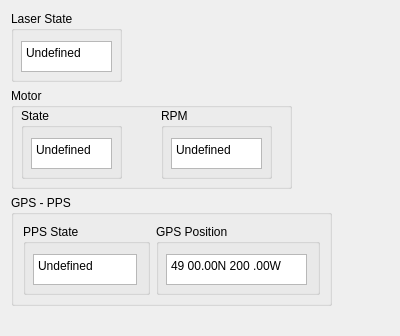
       <widget class="QWidget" name="tab_Status">
        <attribute name="title">
         <string>Status</string>
        </attribute>
        <layout class="QFormLayout" name="formLayout_5">
         <property name="fieldGrowthPolicy">
          <enum>QFormLayout::AllNonFixedFieldsGrow</enum>
         </property>
         <item row="0" column="1">
          <spacer name="horizontalSpacer">
           <property name="orientation">
            <enum>Qt::Horizontal</enum>
           </property>
           <property name="sizeHint" stdset="0">
            <size>
             <width>261</width>
             <height>70</height>
            </size>
           </property>
          </spacer>
         </item>
         <item row="1" column="0" colspan="2">
          <layout class="QFormLayout" name="formLayout_3">
           <property name="fieldGrowthPolicy">
            <enum>QFormLayout::AllNonFixedFieldsGrow</enum>
           </property>
           <item row="0" column="0">
            <widget class="QGroupBox" name="groupBox">
             <property name="sizePolicy">
              <sizepolicy hsizetype="Minimum" vsizetype="Fixed">
               <horstretch>0</horstretch>
               <verstretch>0</verstretch>
              </sizepolicy>
             </property>
             <property name="minimumSize">
              <size>
               <width>281</width>
               <height>101</height>
              </size>
             </property>
             <property name="maximumSize">
              <size>
               <width>281</width>
               <height>101</height>
              </size>
             </property>
             <property name="title">
              <string>Motor</string>
             </property>
             <widget class="QGroupBox" name="groupBox_2">
              <property name="geometry">
               <rect>
                <x>10</x>
                <y>20</y>
                <width>101</width>
                <height>71</height>
               </rect>
              </property>
              <property name="sizePolicy">
               <sizepolicy hsizetype="Fixed" vsizetype="Fixed">
                <horstretch>0</horstretch>
                <verstretch>0</verstretch>
               </sizepolicy>
              </property>
              <property name="title">
               <string>State</string>
              </property>
              <widget class="QTextEdit" name="textEdit_motor_state">
               <property name="geometry">
                <rect>
                 <x>10</x>
                 <y>30</y>
                 <width>81</width>
                 <height>31</height>
                </rect>
               </property>
               <property name="sizePolicy">
                <sizepolicy hsizetype="Fixed" vsizetype="Fixed">
                 <horstretch>0</horstretch>
                 <verstretch>0</verstretch>
                </sizepolicy>
               </property>
               <property name="readOnly">
                <bool>true</bool>
               </property>
               <property name="html">
                <string>&lt;!DOCTYPE HTML PUBLIC &quot;-//W3C//DTD HTML 4.0//EN&quot; &quot;http://www.w3.org/TR/REC-html40/strict.dtd&quot;&gt;
&lt;html&gt;&lt;head&gt;&lt;meta name=&quot;qrichtext&quot; content=&quot;1&quot; /&gt;&lt;style type=&quot;text/css&quot;&gt;
p, li { white-space: pre-wrap; }
&lt;/style&gt;&lt;/head&gt;&lt;body style=&quot; font-family:'Sans Serif'; font-size:9pt; font-weight:400; font-style:normal;&quot;&gt;
&lt;p style=&quot; margin-top:0px; margin-bottom:0px; margin-left:0px; margin-right:0px; -qt-block-indent:0; text-indent:0px;&quot;&gt;Undefined&lt;/p&gt;&lt;/body&gt;&lt;/html&gt;</string>
               </property>
              </widget>
             </widget>
             <widget class="QGroupBox" name="groupBox_3">
              <property name="geometry">
               <rect>
                <x>150</x>
                <y>20</y>
                <width>111</width>
                <height>71</height>
               </rect>
              </property>
              <property name="sizePolicy">
               <sizepolicy hsizetype="Fixed" vsizetype="Fixed">
                <horstretch>0</horstretch>
                <verstretch>0</verstretch>
               </sizepolicy>
              </property>
              <property name="title">
               <string>RPM</string>
              </property>
              <widget class="QTextEdit" name="textEdit_motor_rpm">
               <property name="geometry">
                <rect>
                 <x>10</x>
                 <y>30</y>
                 <width>91</width>
                 <height>31</height>
                </rect>
               </property>
               <property name="readOnly">
                <bool>true</bool>
               </property>
               <property name="html">
                <string>&lt;!DOCTYPE HTML PUBLIC &quot;-//W3C//DTD HTML 4.0//EN&quot; &quot;http://www.w3.org/TR/REC-html40/strict.dtd&quot;&gt;
&lt;html&gt;&lt;head&gt;&lt;meta name=&quot;qrichtext&quot; content=&quot;1&quot; /&gt;&lt;style type=&quot;text/css&quot;&gt;
p, li { white-space: pre-wrap; }
&lt;/style&gt;&lt;/head&gt;&lt;body style=&quot; font-family:'Sans Serif'; font-size:9pt; font-weight:400; font-style:normal;&quot;&gt;
&lt;p style=&quot; margin-top:0px; margin-bottom:0px; margin-left:0px; margin-right:0px; -qt-block-indent:0; text-indent:0px;&quot;&gt;Undefined&lt;/p&gt;&lt;/body&gt;&lt;/html&gt;</string>
               </property>
              </widget>
             </widget>
            </widget>
           </item>
          </layout>
         </item>
         <item row="2" column="0" colspan="2">
          <layout class="QFormLayout" name="formLayout_4">
           <item row="0" column="0" colspan="2">
            <widget class="QGroupBox" name="groupBox_GPS_PPS">
             <property name="sizePolicy">
              <sizepolicy hsizetype="Expanding" vsizetype="Fixed">
               <horstretch>0</horstretch>
               <verstretch>0</verstretch>
              </sizepolicy>
             </property>
             <property name="minimumSize">
              <size>
               <width>291</width>
               <height>111</height>
              </size>
             </property>
             <property name="maximumSize">
              <size>
               <width>321</width>
               <height>111</height>
              </size>
             </property>
             <property name="title">
              <string>GPS - PPS</string>
             </property>
             <layout class="QFormLayout" name="formLayout_6">
              <item row="0" column="0">
               <widget class="QGroupBox" name="groupBox_PPS_State">
                <property name="sizePolicy">
                 <sizepolicy hsizetype="Fixed" vsizetype="Fixed">
                  <horstretch>0</horstretch>
                  <verstretch>0</verstretch>
                 </sizepolicy>
                </property>
                <property name="minimumSize">
                 <size>
                  <width>127</width>
                  <height>71</height>
                 </size>
                </property>
                <property name="title">
                 <string>PPS State</string>
                </property>
                <widget class="QTextEdit" name="textEdit_pps_state">
                 <property name="geometry">
                  <rect>
                   <x>10</x>
                   <y>30</y>
                   <width>104</width>
                   <height>31</height>
                  </rect>
                 </property>
                 <property name="sizePolicy">
                  <sizepolicy hsizetype="Fixed" vsizetype="Fixed">
                   <horstretch>0</horstretch>
                   <verstretch>0</verstretch>
                  </sizepolicy>
                 </property>
                 <property name="readOnly">
                  <bool>true</bool>
                 </property>
                 <property name="html">
                  <string>&lt;!DOCTYPE HTML PUBLIC &quot;-//W3C//DTD HTML 4.0//EN&quot; &quot;http://www.w3.org/TR/REC-html40/strict.dtd&quot;&gt;
&lt;html&gt;&lt;head&gt;&lt;meta name=&quot;qrichtext&quot; content=&quot;1&quot; /&gt;&lt;style type=&quot;text/css&quot;&gt;
p, li { white-space: pre-wrap; }
&lt;/style&gt;&lt;/head&gt;&lt;body style=&quot; font-family:'Sans Serif'; font-size:9pt; font-weight:400; font-style:normal;&quot;&gt;
&lt;p style=&quot; margin-top:0px; margin-bottom:0px; margin-left:0px; margin-right:0px; -qt-block-indent:0; text-indent:0px;&quot;&gt;Undefined&lt;/p&gt;&lt;/body&gt;&lt;/html&gt;</string>
                 </property>
                </widget>
               </widget>
              </item>
              <item row="0" column="1">
               <widget class="QGroupBox" name="groupBox_GPS_Position">
                <property name="sizePolicy">
                 <sizepolicy hsizetype="Expanding" vsizetype="Fixed">
                  <horstretch>0</horstretch>
                  <verstretch>0</verstretch>
                 </sizepolicy>
                </property>
                <property name="minimumSize">
                 <size>
                  <width>121</width>
                  <height>71</height>
                 </size>
                </property>
                <property name="maximumSize">
                 <size>
                  <width>500</width>
                  <height>16777215</height>
                 </size>
                </property>
                <property name="title">
                 <string>GPS Position</string>
                </property>
                <widget class="QTextEdit" name="textEdit_gps_position">
                 <property name="geometry">
                  <rect>
                   <x>10</x>
                   <y>30</y>
                   <width>141</width>
                   <height>31</height>
                  </rect>
                 </property>
                 <property name="sizePolicy">
                  <sizepolicy hsizetype="Expanding" vsizetype="Fixed">
                   <horstretch>0</horstretch>
                   <verstretch>0</verstretch>
                  </sizepolicy>
                 </property>
                 <property name="minimumSize">
                  <size>
                   <width>141</width>
                   <height>0</height>
                  </size>
                 </property>
                 <property name="readOnly">
                  <bool>true</bool>
                 </property>
                 <property name="html">
                  <string>&lt;!DOCTYPE HTML PUBLIC &quot;-//W3C//DTD HTML 4.0//EN&quot; &quot;http://www.w3.org/TR/REC-html40/strict.dtd&quot;&gt;
&lt;html&gt;&lt;head&gt;&lt;meta name=&quot;qrichtext&quot; content=&quot;1&quot; /&gt;&lt;style type=&quot;text/css&quot;&gt;
p, li { white-space: pre-wrap; }
&lt;/style&gt;&lt;/head&gt;&lt;body style=&quot; font-family:'Sans Serif'; font-size:9pt; font-weight:400; font-style:normal;&quot;&gt;
&lt;p style=&quot; margin-top:0px; margin-bottom:0px; margin-left:0px; margin-right:0px; -qt-block-indent:0; text-indent:0px;&quot;&gt;49 00.00N 200 .00W&lt;/p&gt;&lt;/body&gt;&lt;/html&gt;</string>
                 </property>
                </widget>
               </widget>
              </item>
             </layout>
            </widget>
           </item>
          </layout>
         </item>
         <item row="3" column="1">
          <spacer name="verticalSpacer">
           <property name="orientation">
            <enum>Qt::Vertical</enum>
           </property>
           <property name="sizeHint" stdset="0">
            <size>
             <width>261</width>
             <height>13</height>
            </size>
           </property>
          </spacer>
         </item>
         <item row="0" column="0">
          <layout class="QFormLayout" name="formLayout_2">
           <item row="0" column="0">
            <widget class="QGroupBox" name="groupBox_4">
             <property name="sizePolicy">
              <sizepolicy hsizetype="Minimum" vsizetype="Fixed">
               <horstretch>0</horstretch>
               <verstretch>0</verstretch>
              </sizepolicy>
             </property>
             <property name="minimumSize">
              <size>
               <width>111</width>
               <height>71</height>
              </size>
             </property>
             <property name="maximumSize">
              <size>
               <width>111</width>
               <height>71</height>
              </size>
             </property>
             <property name="title">
              <string>Laser State</string>
             </property>
             <widget class="QTextEdit" name="textEdit_laser_state">
              <property name="geometry">
               <rect>
                <x>10</x>
                <y>30</y>
                <width>91</width>
                <height>31</height>
               </rect>
              </property>
              <property name="sizePolicy">
               <sizepolicy hsizetype="Fixed" vsizetype="Fixed">
                <horstretch>0</horstretch>
                <verstretch>0</verstretch>
               </sizepolicy>
              </property>
              <property name="readOnly">
               <bool>true</bool>
              </property>
              <property name="html">
               <string>&lt;!DOCTYPE HTML PUBLIC &quot;-//W3C//DTD HTML 4.0//EN&quot; &quot;http://www.w3.org/TR/REC-html40/strict.dtd&quot;&gt;
&lt;html&gt;&lt;head&gt;&lt;meta name=&quot;qrichtext&quot; content=&quot;1&quot; /&gt;&lt;style type=&quot;text/css&quot;&gt;
p, li { white-space: pre-wrap; }
&lt;/style&gt;&lt;/head&gt;&lt;body style=&quot; font-family:'Sans Serif'; font-size:9pt; font-weight:400; font-style:normal;&quot;&gt;
&lt;p style=&quot; margin-top:0px; margin-bottom:0px; margin-left:0px; margin-right:0px; -qt-block-indent:0; text-indent:0px;&quot;&gt;Undefined&lt;/p&gt;&lt;/body&gt;&lt;/html&gt;</string>
              </property>
             </widget>
            </widget>
           </item>
          </layout>
         </item>
        </layout>
        <zorder>horizontalSpacer</zorder>
        <zorder>verticalSpacer</zorder>
        <zorder></zorder>
       </widget>
